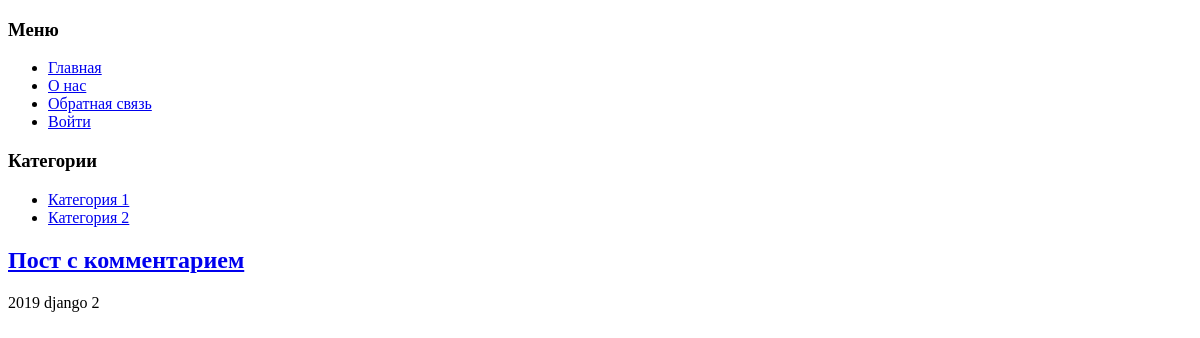
The app's page /, older data.
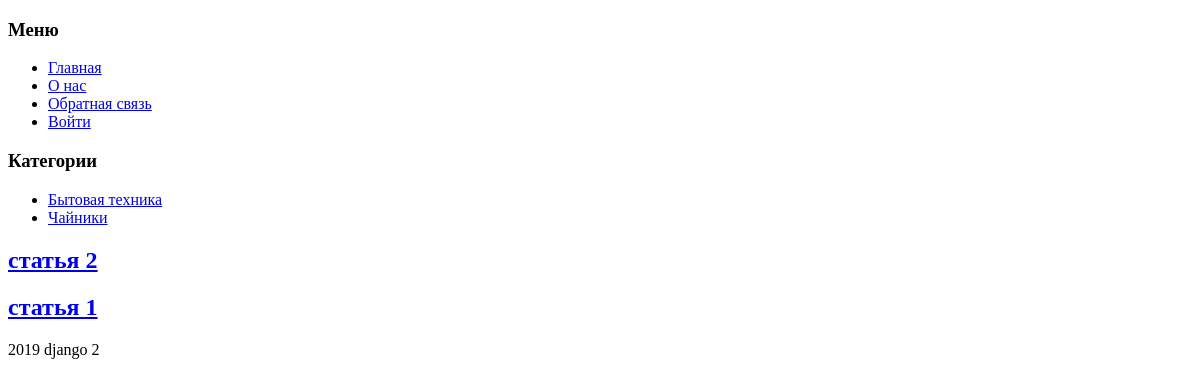
The same page, newer data.
### blog/models.py (models this page shows, shortened)
class Category(MPTTModel):
    name = models.CharField("Название", max_length=150)
    slug = models.SlugField("url", max_length=160)
    active = models.BooleanField("Опубликовать", default=True)
    parent = TreeForeignKey('self', on_delete=models.SET_NULL, null=True, blank=True, related_name='children')
    class Meta:
        verbose_name = "Категория"
        verbose_name_plural = "Категории"

class Post(models.Model):
    title = models.CharField("Заголовок", max_length=150)
    sub_title = models.CharField("Под заголовок", max_length=150)
    mini_text = models.TextField("Превью статьи", max_length=500)
    text = models.TextField("Превью статьи")
    created = models.DateTimeField("Дата создания", auto_now_add=True)
    publish_date = models.DateTimeField("Дата публикации", default=timezone.now)
    active = models.BooleanField("Опубликовать", default=True)
    sort = models.PositiveIntegerField("Порядок", default=0, unique=True)
    view = models.PositiveIntegerField("Просмотры", default=0)
    tags = models.ManyToManyField(Tag, verbose_name="Теги")
    category = models.ForeignKey(Category, verbose_name="Категория", on_delete=models.SET_NULL, null=True)
    slug = models.SlugField("url", max_length=160, unique=True, null=True)
    def get_absolute_url(self):
        return reverse("post_detail", kwargs={"category": self.category.slug, "slug": self.slug})
    class Meta:
        verbose_name = "Статья"
        verbose_name_plural = "Статьи"
        ordering = ["-created"]

### blog/views.py (the view)
# urls.py: path('', PostList.as_view()),
class PostList(View):
    def get(self, request, *args, **kwargs):
        posts = Post.objects.filter(category__active=True)
        return render(request, 'blog/post-list.html', {"post_list": posts})

### blog/context_processors.py (called while the page is built)
def category_list(request):
    return {"list_category": Category.objects.all()}

### templates/blog/post-list.html
{% extends 'blog/base.html' %}
{% block content %}
    {% for post in post_list %}
        <h2><a href="{{ post.get_absolute_url }}">{{ post.title }}</a></h2>
    {% endfor %}
{% endblock content %}

### templates/include/category.html
<h3>Категории</h3>
<ul>
    {% for category in list_category %}
        <li><a href='/'>{{ category.name }}</a></li>
    {% endfor %}
</ul>

Row changes from the older to the newer data that the page shows:
removed Category: name "Категория 2"
removed Post: title "Пост с комментарием"
changed Category: name "Категория 1" → "Бытовая техника"
added Category: name "Чайники"
added Post: title "статья 2"
added Post: title "статья 1"
